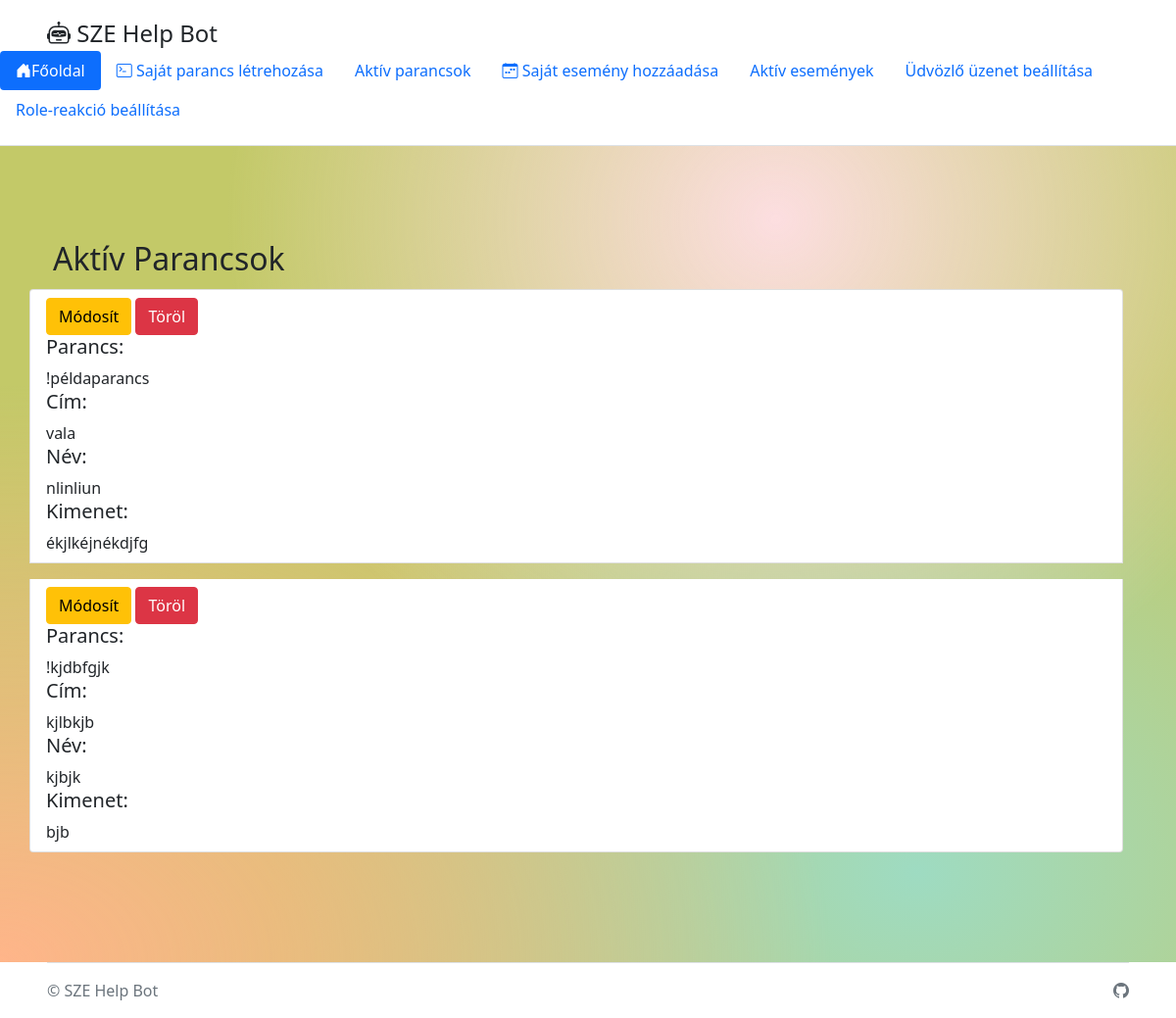
/aktiv-parancsok, run on an earlier commit of the app's database.
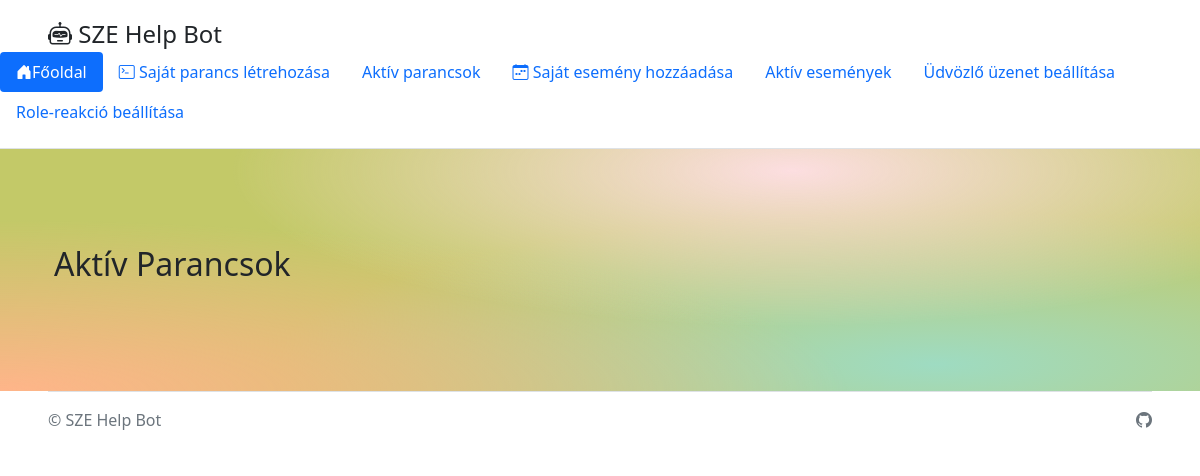
And on a later commit of the database.
### run.py (models this page shows, shortened)
class Commands(db.Model):
    id = db.Column(db.Integer, primary_key=True)
    command = db.Column(db.String(30), nullable=False, unique=True)
    title = db.Column(db.String(30), nullable=False)
    name = db.Column(db.String(30), nullable=False)
    output = db.Column(db.String(300), nullable=False)
    date_created = db.Column(db.DateTime, default=datetime.now)

### run.py (the view)
@app.route("/aktiv-parancsok")
def commandlist():
    return render_template("commands.html", values=Commands.query.all())

### templates/commands.html (shortened to what this page needs)
{% extends "base.html" %}
{% block content %}
<div class="gradientbackground">
    <div class="container col-xxl-5 px-4 py-5">
        <div class="row flex-lg-row-reverse align-items-center g-5 py-5">
                <h2>Aktív Parancsok</h2>
				<ul class="list-group mt-1">
	 				{% for item in values %}
				  		<li class="list-group-item mb-3"><a href="/parancs-modositas/{{item.id}}" class="btn btn-warning c-#000">Módosít</a>
						<a href="/parancs-torles/{{item.id}}" class="btn btn-danger">Töröl</a>
						<h5>Parancs: </h5>{{ item.command }}
						<h5>Cím: </h5>{{ item.title }}
						<h5>Név: </h5>{{ item.name }}
						<h5>Kimenet: </h5>{{ item.output }}</li>
					{% endfor %}
				</ul>
        </div>
    </div>
</div>
{% endblock %}

### templates/base.html (shortened to what this page needs)
<!DOCTYPE html>
<html>
<head>
   	<link href="https://cdn.jsdelivr.net/npm/bootstrap@5.1.3/dist/css/bootstrap.min.css" rel="stylesheet">
    <link rel="stylesheet" href="https://cdn.jsdelivr.net/npm/bootstrap-icons@1.7.0/font/bootstrap-icons.css">
    <link rel="stylesheet" href="../static/styles.css">
</head>
<body>
    <header class="d-flex flex-wrap justify-content-center py-3 border-bottom">
        <a href="/" class="d-flex align-items-center mb-3 mb-md-0 me-md-auto text-dark text-decoration-none">
            <span class="fs-4 ms-5"><i class="bi bi-robot"></i> SZE Help Bot</span></a>
        <ul class="nav nav-pills">
            <li class="nav-item"><a href="/" class="nav-link active" aria-current="page"><i class="bi bi-house-door-fill"></i>Főoldal</a></li>
            <li class="nav-item"><a href="{{ url_for('commandcreator') }}" class="nav-link"><i class="bi bi-terminal"></i> Saját parancs létrehozása</a></li>
            <li class="nav-item"><a href="{{ url_for('commandlist') }}" class="nav-link">Aktív parancsok</a></li>
			<li class="nav-item"><a href="{{ url_for('datecreator') }}" class="nav-link"><i class="bi bi-calendar-week"></i> Saját esemény hozzáadása</a></li>
			<li class="nav-item"><a href="{{ url_for('datelist') }}" class="nav-link">Aktív események</a></li>
			<li class="nav-item"><a href="{{ url_for('welcome') }}" class="nav-link">Üdvözlő üzenet beállítása</a></li>
			<li class="nav-item"><a href="{{ url_for('role') }}" class="nav-link">Role-reakció beállítása</a></li>
        </ul>
    </header>
	{% block content %}
	{% endblock %}
	<footer class="d-flex flex-wrap justify-content-between align-items-center py-3  border-top ms-5 me-5">
	    <div class="col-md-4 d-flex align-items-center">
	        <span class="text-muted ">© SZE Help Bot</span>
	    </div>
	    <ul class="nav col-md-4 justify-content-end list-unstyled d-flex">
	        <li class="ms-3"><a class="text-muted" href="https://github.com/Kumiszter/SZEHelpBot" target="_blank"><i class="bi-github" role="img" aria-label="GitHub"></i></a></li>
	    </ul>
	</footer>
</body>
</html>

### static/styles.css (style rules this page uses)
.gradientbackground { background-color:#c3c968; background-image: radial-gradient(at 66% 9%, hsla(355,85%,93%,1) 0, transparent 50%), radial-gradient(at 0% 100%, hsla(22,100%,77%,1) 0, transparent 50%), radial-gradient(at 78% 89%, hsla(155,46%,74%,1) 0, transparent 50%); margin: 0; padding: 0; }

What changed in the data, as far as the page shows it:
removed Commands: command "!példaparancs", title "vala", name "nlinliun", output "ékjlkéjnékdjfg"
removed Commands: command "!kjdbfgjk", title "kjlbkjb", name "kjbjk", output "bjb"
